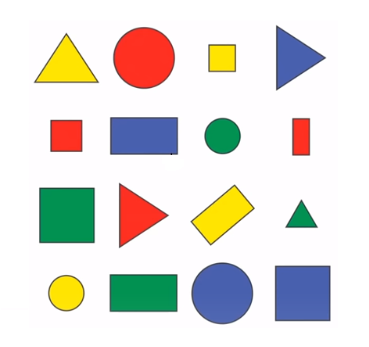
#> input picture test-resources/shapes.png, 369 x 347 px, found by its file name
$ python 'chapter 8 - Contours and Shape detection.py'
#> lines starting #> are read from the running program, lines starting #| are printed output that depends on the picture; after the words box and inside, x2 and y2 are one past the last pixel; in counts of white or black regions, pixels touching at a corner belong together
### Basics/functions/stack.py
import cv2

def vconcat_resize_min(im_list, interpolation=cv2.INTER_CUBIC):
    w_min = min(im.shape[1] for im in im_list)
    im_list_resize = [cv2.resize(im, (w_min, int(im.shape[0] * w_min / im.shape[1])), interpolation=interpolation)
                      for im in im_list]
    return cv2.vconcat(im_list_resize)

def hconcat_resize_min(im_list, interpolation=cv2.INTER_CUBIC):
    h_min = min(im.shape[0] for im in im_list)
    im_list_resize = [cv2.resize(im, (int(im.shape[1] * h_min / im.shape[0]), h_min), interpolation=interpolation)
                      for im in im_list]
    return cv2.hconcat(im_list_resize)

def concat_tile(im_list_2d):
    return cv2.vconcat([cv2.hconcat(im_list_h) for im_list_h in im_list_2d])

def concat_tile_resize(im_list_2d, interpolation=cv2.INTER_CUBIC):
    im_list_v = [hconcat_resize_min(im_list_h, interpolation=cv2.INTER_CUBIC) for im_list_h in im_list_2d]
    return vconcat_resize_min(im_list_v, interpolation=cv2.INTER_CUBIC)

# To use:
# from functions import stack
# StackImg = stack.concat_tile_resize([[img],
#                                       [img, img]])

### Basics/chapter 8 - Contours and Shape detection.py
import cv2
import numpy as np
from functions import stack

# Contour detection Function
def ContourDetection(img, originalImg):
    contours, hierarchy = cv2.findContours(img, cv2.RETR_EXTERNAL, cv2.CHAIN_APPROX_NONE)
    # (image, mode, method), mode have a lot of options, method it's the way you want the return data to be.

    imgContour = originalImg.copy() # Save the results

    for count in contours:
        area = cv2.contourArea(count)
        print(area)
        if area > 50: # Avoid errors
            cv2.drawContours(imgContour, count, -1, (0, 255, 0), 3)
            # (img to put contour, border, -1 is to display all of the contour, color of the border, thickness)
            perimeter = cv2.arcLength(count, True) # (border, True)
            print(perimeter)
            approx = cv2.approxPolyDP(count, 0.02*perimeter, True) # (border, I don't know, True) Borders of the shape
            """ Each border can be used in this way [x, y], but you must remember that the borders can be in a different order than you expect
            border1 = [approx[0][0][0], approx[0][0][1]]
            border2 = [approx[1][0][0], approx[1][0][1]]
            border3 = [approx[2][0][0], approx[2][0][1]]
            border4 = [approx[3][0][0], approx[3][0][1]]
            Border 1 can be the upper left, 2 can be lower left or .... So don't believe too much on these
            """
            vertices = len(approx)
            print(vertices)
            x, y, w, h = cv2.boundingRect(approx) # Get the position of the Object, with x, y, width and height
            cv2.rectangle(imgContour, (x, y), (x + w, y + h), (255, 255, 0), 2)
            # We can save that information to calculate the object's position

            # Putting the name of the object in it
            if vertices == 3: objectType = "Triangle"
            elif vertices == 4: objectType = "Rectangle"
            elif vertices == 8: objectType = "Circle"
            else: objectType = "?"
            cv2.putText(imgContour, objectType, (x, y), cv2.FONT_HERSHEY_COMPLEX, 0.2, (0,0,0))

    return imgContour

img = cv2.imread("test-resources/shapes.png")
#> img is the input picture: shape (347, 369, 3); mean B, G, R 217.2, 222.4, 224.6

# Contours detection ("bordas")

# First, filtering the image to get easier to detect Borders
imgGray = cv2.cvtColor(img, cv2.COLOR_BGR2GRAY) # Black and white image
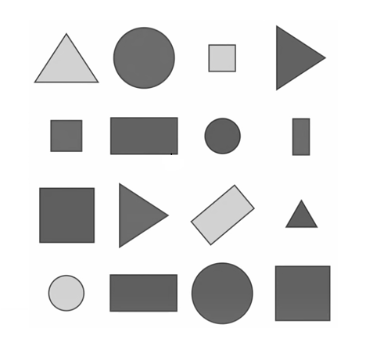
#> imgGray: shape (347, 369); min 18, max 255, mean 222.6
imgBlur = cv2.GaussianBlur(imgGray, (5,5), 1) # Blur image -> Easier and faster to use
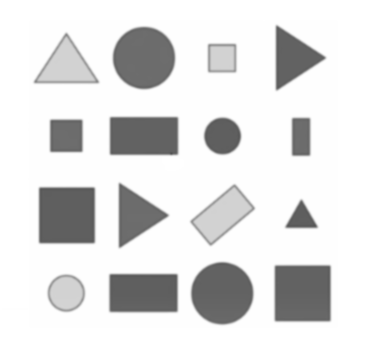
#> imgBlur: shape (347, 369); min 84, max 255, mean 222.6
imgCanny = cv2.Canny(img, 100, 100) # Contour detection
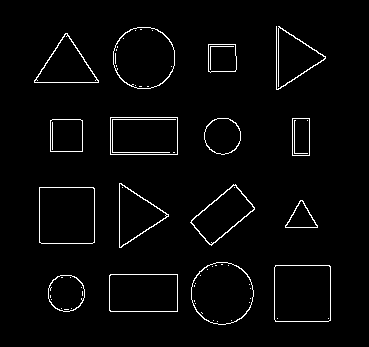
#> imgCanny: shape (347, 369); 2.6% white in thin lines or dots, all inside (x1, y1, x2, y2) = (34, 26, 331, 325)

imgResult = ContourDetection(imgCanny, img)
#> in ContourDetection, `contours, hierarchy = cv2.findContours(img, cv2.RETR_EXTERNAL, cv2.CHA..`: contours = 16 contours; largest, box (x1, y1, x2, y2) and area: (274, 265, 331, 322) 3131, (39, 187, 95, 244) 3076, (191, 262, 254, 325) 3032, (113, 27, 175, 89) 3008, (109, 274, 178, 312) 2515
#> the loop in ContourDetection, `for count in contours:` made 16 passes
#> (area, perimeter, approx, vertices, x, y, w, h) on passes 2, 3, 5, 6, 7, 8, 9, 10: (2515, 208.8, [[109, 275], [110, 311], [177, 311], [177, 274]], 4, 109, 274, 69, 38), (3131, 221.7, [[275, 265], [275, 321], [330, 320], [330, 266]], 4, 275, 265, 56, 57), (475, 100.4, [[285, 225], [317, 227], [302, 200]], 3, 285, 200, 33, 28), (3076.5, 220.2, [[39, 187], [39, 242], [94, 242], [94, 188]], 4, 39, 187, 56, 56), (1881, 185.2, [[235, 184], [190, 222], [211, 245], [254, 209]], 4, 190, 184, 65, 62), (1644, 189.7, [[119, 183], [121, 247], [168, 214]], 3, 119, 183, 50, 65), (1021, 126.8, [[50, 120], [50, 151], [82, 151], [82, 120]], 4, 50, 120, 33, 32), (629, 108, [[292, 118], [292, 155], [309, 155], [309, 118]], 4, 292, 118, 18, 38)
#> (area, perimeter, vertices, x, y, w, h, objectType) on passes 1, 4, 11, 15, 16: (1052.5, 121.2, 8, 48, 275, 37, 36, 'Circle'), (3031.5, 206.4, 8, 191, 262, 63, 63, 'Circle'), (1036.5, 121.2, 8, 204, 118, 37, 36, 'Circle'), (3008, 204.2, 8, 113, 27, 62, 62, 'Circle'), (62.5, 489.6, 8, 276, 26, 50, 64, 'Circle')
#> (printed output is left out)
#> after the loop in ContourDetection, `for count in contours:`:
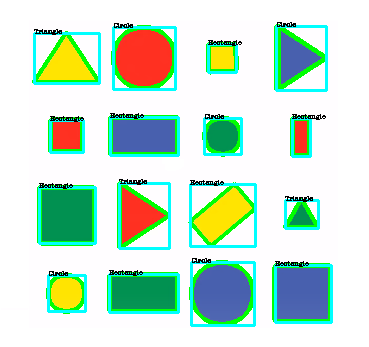
#> imgContour: shape (347, 369, 3); 13.03% of pixels changed, all inside (x1, y1, x2, y2) = (32, 22, 333, 327)

#cv2.imshow("Original Image", img)
#cv2.imshow("Sent Image", imgCanny)
#cv2.imshow("Final Image", imgResult)

imgStack = stack.concat_tile_resize([[img, imgResult]])
#> in hconcat_resize_min, `im_list_resize = [cv2.resize(im, (int(im.shape[1] * h_min / im.shape[0..`: im_list_resize = 2 items
#> in hconcat_resize_min, `return cv2.hconcat(im_list_resize)`:
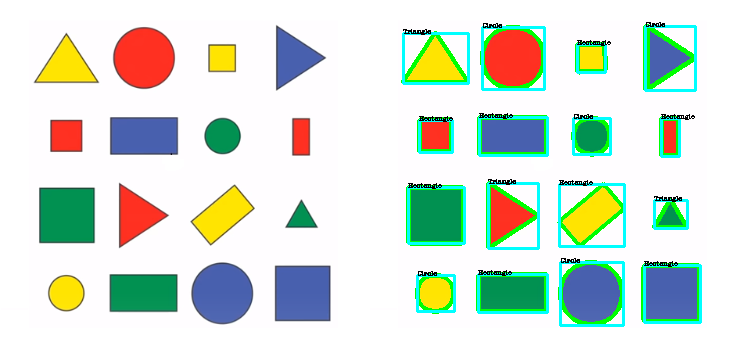
#> returned value: shape (347, 738, 3); mean of channels 0, 1, 2 213.3, 224.9, 211.7; drawn as B, G, R
#> in concat_tile_resize, `im_list_v = [hconcat_resize_min(im_list_h, interpolation=cv2.INTER_CUB..`: im_list_v = 1 item
#> in vconcat_resize_min, `w_min = min(im.shape[1] for im in im_list)`: w_min = 738
#> in vconcat_resize_min, `im_list_resize = [cv2.resize(im, (w_min, int(im.shape[0] * w_min / im...`: im_list_resize = 1 item
cv2.imshow("Stack Images", imgStack)

cv2.waitKey(0)

$ run again, with test-resources/arena.png copied over test-resources/shapes.png
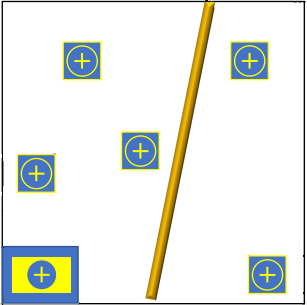
#> input picture test-resources/arena.png, 307 x 305 px, found by its file name
#> img is the input picture: shape (305, 307, 3); mean B, G, R 227, 233.6, 231
#> `imgCanny = cv2.Canny(img, 100, 100)`:
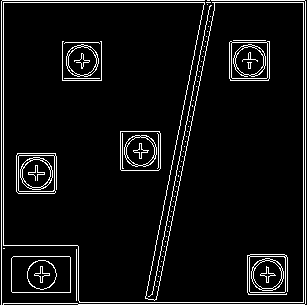
#> imgCanny: shape (305, 307); 6.7% white in thin lines or dots
#> contours = 62 contours, 60 with area under 20; largest, box (x1, y1, x2, y2) and area: (3, 2, 304, 303) 82420, (11, 256, 71, 293) 2121
#> the loop in ContourDetection, `for count in contours:` made 62 passes
#> (area, perimeter, approx, vertices, x, y, w, h) on pass 8: (2121, 187.7, [[11, 258], [12, 292], [70, 292], [69, 256]], 4, 11, 256, 60, 37)
#> (printed output is left out)
#> in hconcat_resize_min, `im_list_resize = [cv2.resize(im, (int(im.shape[1] * h_min / im.shape[0..`: im_list_resize = 2 items
#> in hconcat_resize_min, `return cv2.hconcat(im_list_resize)`:
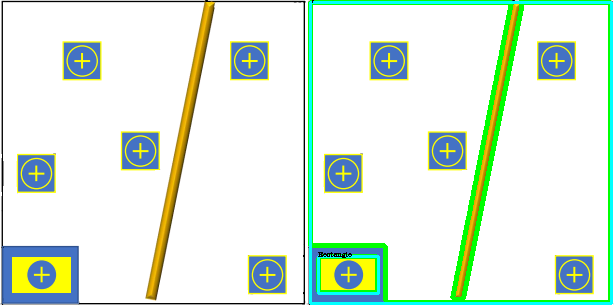
#> returned value: shape (305, 614, 3); mean of channels 0, 1, 2 223.7, 237.5, 221; drawn as B, G, R
#> im_list_v = 1 item
#> w_min = 614
#> in vconcat_resize_min, `im_list_resize = [cv2.resize(im, (w_min, int(im.shape[0] * w_min / im...`: im_list_resize = 1 item
